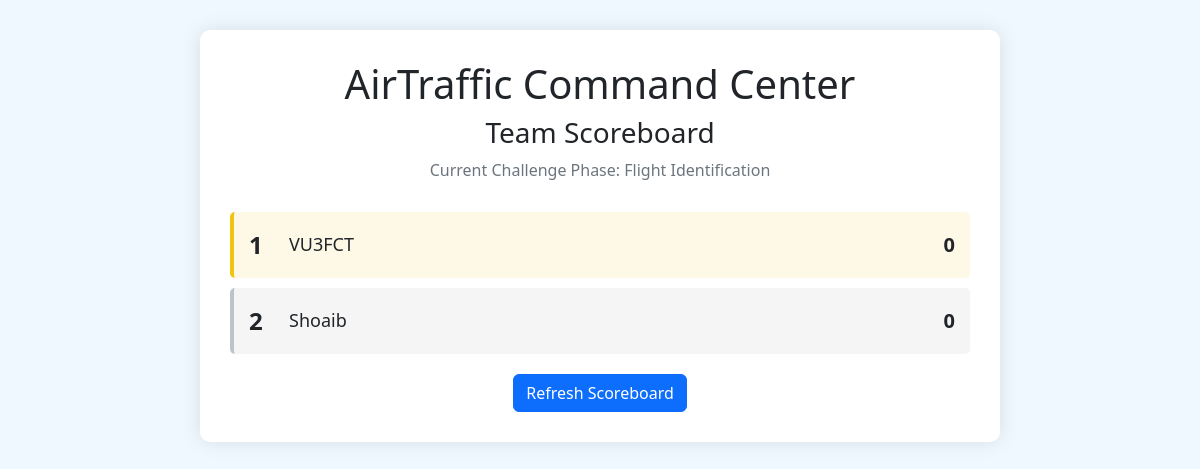
/scoreboard, run on an earlier commit of the app's database.
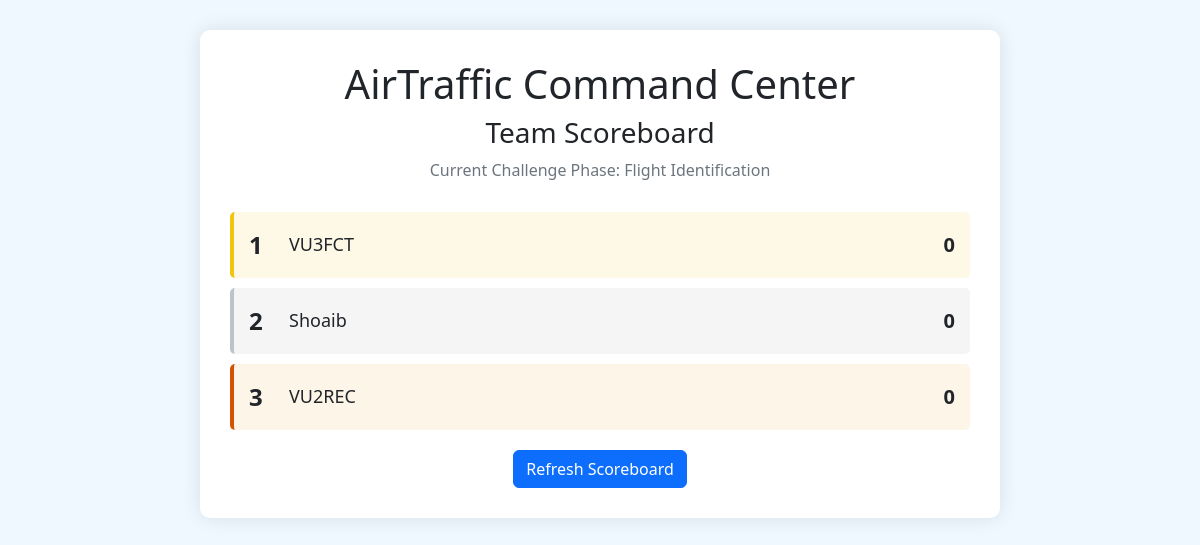
And on a later commit of the database.
### tables this page shows
CREATE TABLE teams (
            id INTEGER PRIMARY KEY AUTOINCREMENT,
            name TEXT UNIQUE NOT NULL,
            score INTEGER DEFAULT 0,
            created_at TIMESTAMP DEFAULT CURRENT_TIMESTAMP
        );

### server.py (the view)
@app.route('/scoreboard')
def scoreboard():
    teams = db.get_all_teams()
    current_challenge = challenge_manager.get_current_challenge()
    return render_template('scoreboard.html', teams=teams, current_challenge=current_challenge)

### challenge_manager.py (called while the page is built)
    def get_current_challenge(self):
        self._check_phase_transition()
        challenges = self.db.get_challenges_for_phase(self.current_phase)
        time_info = self._get_phase_time_info()
        return {
            "phase": self.current_phase,
            "phase_name": self._get_phase_name(self.current_phase),
            "challenges": challenges,
            "time_remaining": time_info["time_remaining_str"],
            "progress_percent": time_info["progress_percent"]
        }

    def _check_phase_transition(self):
        current_time = datetime.now()
        phase_duration = self.phase_durations.get(self.current_phase, timedelta(minutes=45))
        if current_time - self.phase_start_time > phase_duration:
            self.current_phase += 1
            if self.current_phase > 5:  # Reset to phase 1 if we've gone through all phases
                self.current_phase = 1
            self.phase_start_time = current_time
            print(f"Advancing to Phase {self.current_phase}: {self._get_phase_name(self.current_phase)}")

    def _get_phase_time_info(self):
        current_time = datetime.now()
        phase_duration = self.phase_durations.get(self.current_phase, timedelta(minutes=45))
        elapsed = current_time - self.phase_start_time
        remaining = phase_duration - elapsed
        if phase_duration.total_seconds() > 0:
            progress_percent = min(100, (elapsed.total_seconds() / phase_duration.total_seconds()) * 100)
        else:
            progress_percent = 100
        minutes, seconds = divmod(int(remaining.total_seconds()), 60)
        time_remaining_str = f"{minutes:02d}:{seconds:02d}"
        return {
            "elapsed": elapsed,
            "remaining": remaining,
            "time_remaining_str": time_remaining_str,
            "progress_percent": progress_percent
        }

    def _get_phase_name(self, phase):
        phase_names = {
            0: "Introduction & Setup",
            1: "Flight Identification",
            2: "Flight Pattern Analysis",
            3: "Emergency Response",
            4: "Air Traffic Control",
            5: "Final Presentations"
        }
        return phase_names.get(phase, f"Phase {phase}")

### templates/scoreboard.html (shortened to what this page needs)
<!DOCTYPE html>
<html lang="en">
<head>
    <link href="https://cdn.jsdelivr.net/npm/bootstrap@5.2.3/dist/css/bootstrap.min.css" rel="stylesheet">
</head>
<body>
    <div class="container">
        <div class="scoreboard-container">
            <div class="header">
                <h1>AirTraffic Command Center</h1>
                <h3>Team Scoreboard</h3>
                <p class="text-muted">Current Challenge Phase: {{ current_challenge.phase_name }}</p>
            </div>
            <div class="scoreboard">
                {% for team in teams %}
                <div class="team-row {% if loop.index == 1 %}first-place{% elif loop.index == 2 %}second-place{% elif loop.index == 3 %}third-place{% endif %}">
                    <div class="team-rank">{{ loop.index }}</div>
                    <div class="team-name">{{ team.name }}</div>
                    <div class="team-score">{{ team.score }}</div>
                </div>
                {% endfor %}
            </div>
            <button class="btn btn-primary refresh-button" onclick="location.reload()">Refresh Scoreboard</button>
        </div>
    </div>
</body>
</html>

### templates/scoreboard.html (style rules this page uses)
body { background-color: #f0f8ff; font-family: 'Segoe UI', Tahoma, Geneva, Verdana, sans-serif; padding: 30px; }
.scoreboard-container { max-width: 800px; margin: 0 auto; background-color: white; border-radius: 10px; box-shadow: 0 0 20px rgba(0, 0, 0, 0.1); padding: 30px; }
.header { text-align: center; margin-bottom: 30px; }
.team-row { padding: 15px; border-radius: 5px; margin-bottom: 10px; display: flex; align-items: center; }
.team-rank { font-size: 24px; font-weight: bold; width: 40px; }
.team-name { flex-grow: 1; font-size: 18px; }
.team-score { font-size: 20px; font-weight: bold; width: 100px; text-align: right; }
.first-place { background-color: #fef9e7; border-left: 4px solid #f1c40f; }
.second-place { background-color: #f5f5f5; border-left: 4px solid #bdc3c7; }
.third-place { background-color: #fef5e9; border-left: 4px solid #d35400; }
.refresh-button { display: block; margin: 20px auto 0; }

What changed in the data, as far as the page shows it:
added teams: name "VU2REC", score "0"
